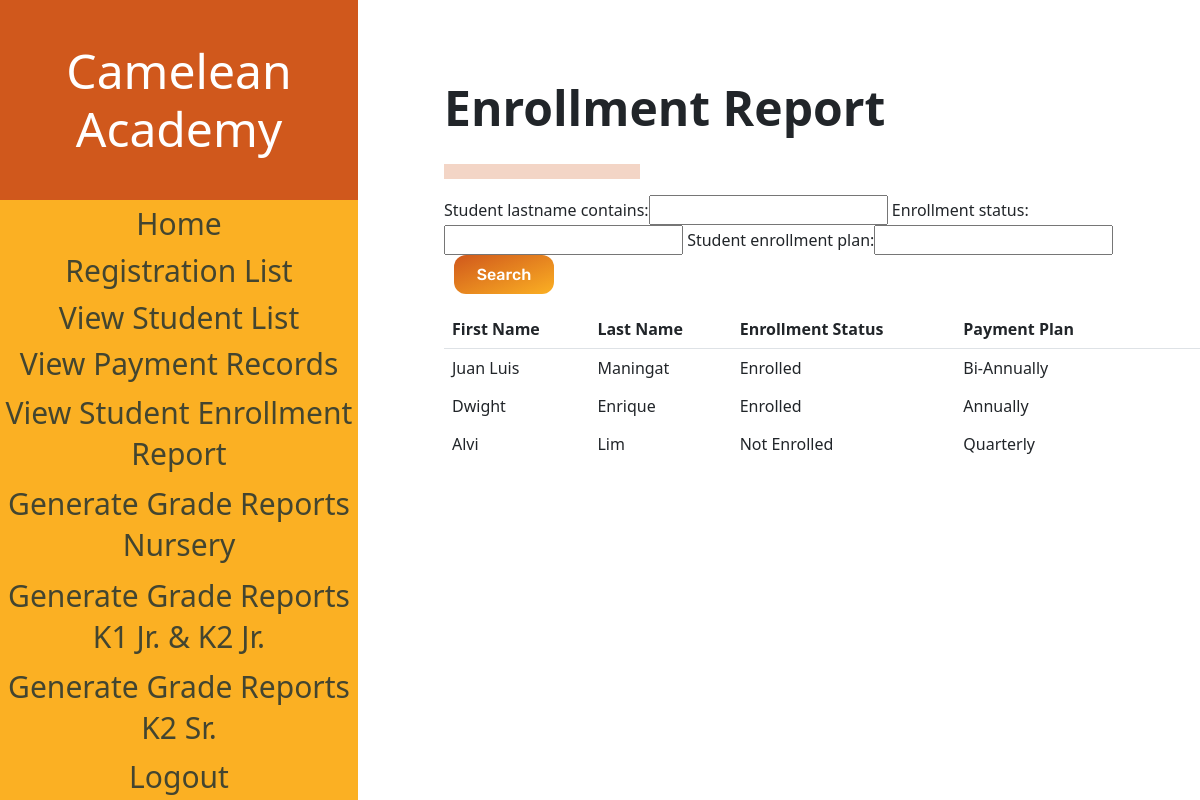
/studentEnrollment (signed in), run on an earlier commit of the app's database.
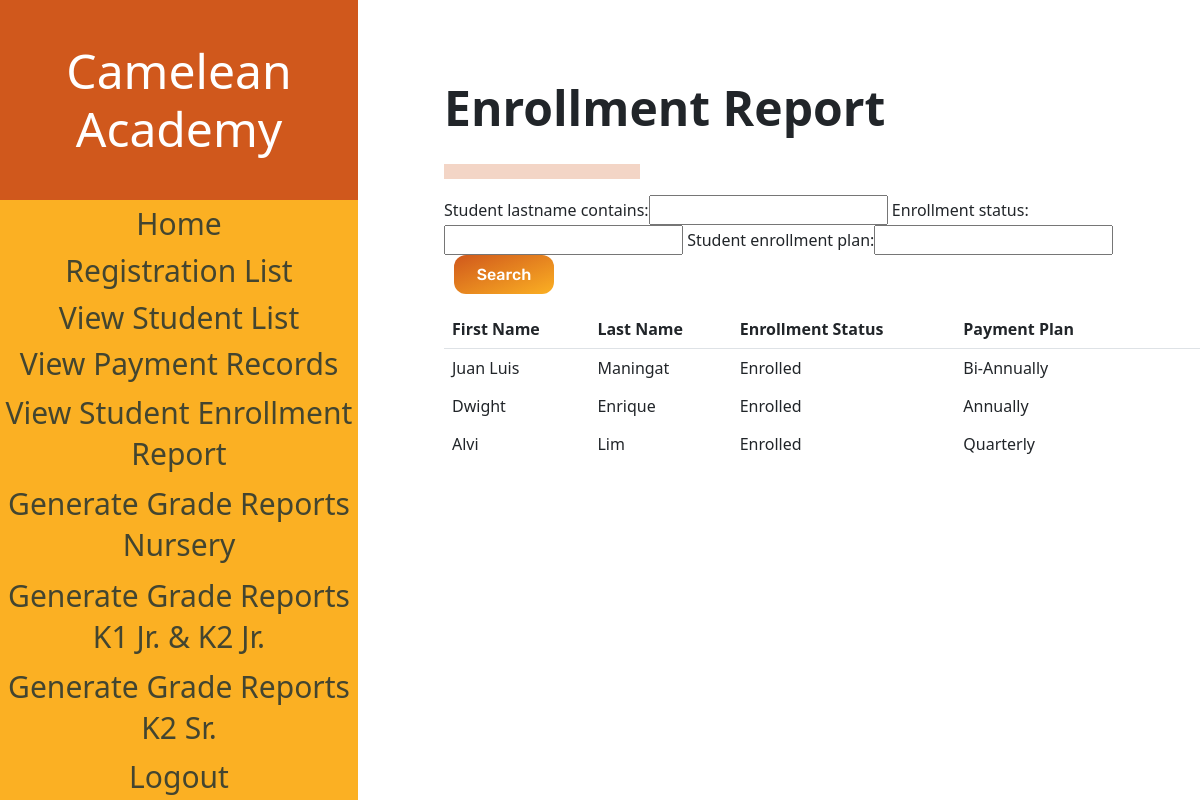
And on a later commit of the database.
### sis_app/models.py (models this page shows)
class Account(models.Model):
    username = models.CharField(max_length=128)
    password = models.CharField(max_length=128)#passwords should be stored hashed
    class Meta:
        abstract=True # Don't use this line if you want Contact to have its own table

class Student(Account):
    student_firstname = models.CharField(max_length=128, default=None)#
    student_lastname = models.CharField(max_length=128, default=None)#
    student_middlename = models.CharField(max_length=128, default=None)
    student_nickname = models.CharField(max_length=128, default=None)
    student_birthday = models.DateField(default=datetime.date.today())
    grade_levels = [
        ('Nursery','Nursery'),
        ('Kinder 1','Kinder 1'),
        ('Kinder 2 Junior', 'Kinder 2 Junior'),
        ('Kinder 2 Senior', 'Kinder 2 Senior'),
    ]
    student_grade_level = models.CharField(max_length=128, choices=grade_levels, default='Nursery')#
    status =[
    ('Not Enrolled','Not Enrolled'),
    ('Enrolled', 'Enrolled'),
    ]#
    enrollment_status = models.CharField(max_length=20, choices=status,default='Not Enrolled')#
    student_schoolyear_start=models.IntegerField(('year'), validators=[MinValueValidator(2000)], default=None)#
    student_address = models.CharField(max_length=300, default=None)
    student_religion = models.CharField(max_length=128, default=None)
    student_nationality = models.CharField(max_length=128, default=None)
    student_hobbies = models.TextField(max_length=500, default=None)
    student_likes = models.TextField(max_length=500, default=None)
    student_dislikes = models.TextField(max_length=500, default=None)
    student_shm = models.TextField(max_length=500, default=None)
    student_allergies = models.TextField(max_length=500, default=None)
    student_sd = models.TextField(max_length=500, default=None)
    student_oconsiderations = models.TextField(max_length=500, default=None)
    student_guardianemail = models.EmailField(max_length = 254, default=None)
    student_f_firstname = models.CharField(max_length=128, default=None)
    student_f_lastname = models.CharField(max_length=128, default=None)
    student_f_middlename = models.CharField(max_length=128, default=None)
    student_f_telno = models.CharField(max_length=128, default=None)
    student_f_address = models.CharField(max_length=300, default=None)
    student_f_occupation = models.CharField(max_length=128, default=None)
    student_f_employer = models.CharField(max_length=128, default=None)
    student_f_oaddress = models.CharField(max_length=300, default=None)
    student_f_otelno = models.CharField(max_length=128, default=None)
    student_f_natureofbusiness = models.CharField(max_length=128, default=None)
    student_m_firstname = models.CharField(max_length=128, default=None)
    student_m_lastname = models.CharField(max_length=128, default=None)
    student_m_middlename = models.CharField(max_length=128, default=None)
    student_m_telno = models.CharField(max_length=128, default=None)
    student_m_address = models.CharField(max_length=300, default=None)
    student_m_occupation = models.CharField(max_length=128, default=None)
    student_m_employer = models.CharField(max_length=128, default=None)
    student_m_oaddress = models.CharField(max_length=300, default=None)
    student_m_otelno = models.CharField(max_length=128, default=None)
    student_m_natureofbusiness = models.CharField(max_length=128, default=None)
    student_sibling_name = models.CharField(max_length=300, default=None)
    student_sibling_gender = models.CharField(max_length=128, default=None)
    student_sibling_age = models.IntegerField(default=None)
    student_sibling_school=models.CharField(max_length=300, default=None)
    student_medexp = models.BooleanField(default = False)
    student_rules = models.BooleanField(default = False)
    student_accuracy = models.BooleanField(default = False)
    student_signedname = models.CharField(max_length=300, default=None)
    student_signdate = models.DateField(default=datetime.date.today())
    enrollment_plan_choices =[
    ('Annually','Annually'),
    ('Bi-Annually', 'Bi-Annually'),
    ('Quarterly', 'Quarterly'),
    ]
    student_enrollment_plan = models.CharField(max_length=20, choices=enrollment_plan_choices,default='Annually')

### sis_app/views.py (the view)
# urls.py: path('studentEnrollment',views.EnrollmentStatusAndPaymentPlan, name="student_enrollment"),
@login_required(login_url='sis_app:log_in')
def EnrollmentStatusAndPaymentPlan(request):
    if request.user.is_superuser:
        students = Student.objects.all()
        myFilter2 = EnrollmentStatusAndPaymentPlanFilter(request.GET, queryset=students)
        students = myFilter2.qs
        context = {'studentList' : students, 'myFilter2': myFilter2}
        return render(request,"sis_app/Student_Enrollment.html", context)
    else:
        return redirect('sis_app:home')

### sis_app/templates/sis_app/Student_Enrollment.html (shortened to what the changed rows need)
{% load static %}
    <link href="https://cdn.jsdelivr.net/npm/bootstrap@5.1.3/dist/css/bootstrap.min.css" rel="stylesheet">
	<link rel="stylesheet" href="{% static "styles/sEnrollment.css" %}" type="text/css">
<body>
    <div class="navbar">
        <div class="navbar-table-container">
            <table class = "navbarTable">
                <thead class= "border-bottom font-weight-bold">
                    <h1 class = "navbarHeader">
                        Camelean Academy
                    </h1>
                </thead>
            </table>
        </div>
    </div>
    <div class = "elements">
        <h2 class="pageHeading">Enrollment Report</h2>
        <div class = "form">
            <div class="form-container">
                <form method="get" style=>
                    {{myFilter2.form}}
                </form>
                <div class="table-container">
                    <table class = "table table-borderless">
                        <thead class= "border-bottom font-weight-bold">
                            <tr>
                                <th>First Name</th>
                                <th>Last Name</th>
                                <th>Enrollment Status</th>
                                <th>Payment Plan</th>
                                <th></th>
                                <th></th>
                                <th></th>
                            </tr>
                        </thead>
                        <tbody>
                            {% for student in studentList %}
                            <tr id="searchbar">
                                <td data-heading="First Name">{{student.student_firstname}}</td>
                                <td data-heading="Last Name">{{student.student_lastname}}</td>
                                <td data-heading="Enrollment Status">{{student.enrollment_status}}</td>
                                <td data-heading="Payment Plan">{{student.student_enrollment_plan}}</td>
                            </tr>
                            {% endfor %}
                        </tbody>
                    </table>
                </div>
            </div>
        </div>
    </div>
</body>

What changed in the data, as far as the page shows it:
changed Student "Alvi": enrollment_status "Not Enrolled" → "Enrolled"
